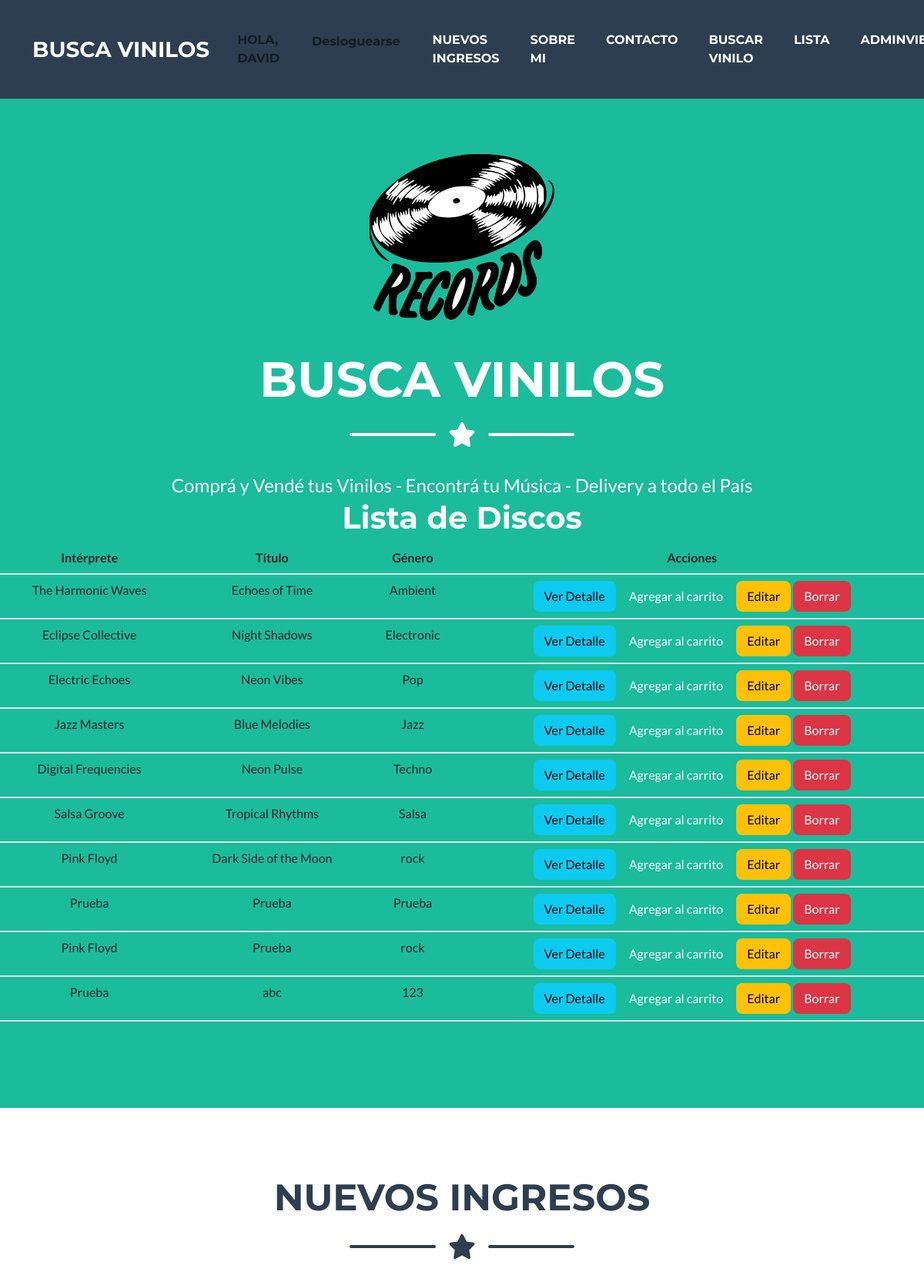
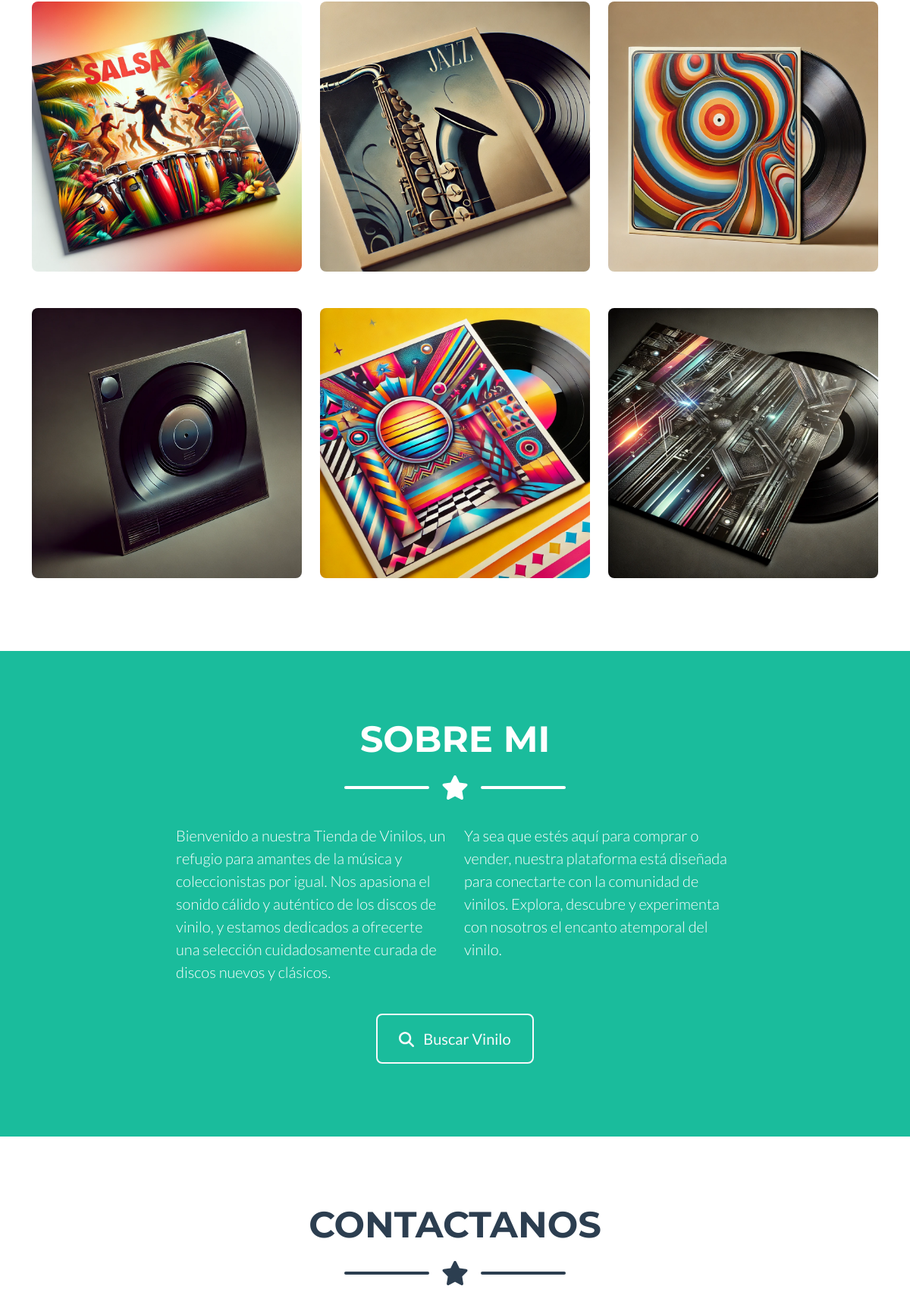
The page /lista/ (signed in, upper part) on the database its author committed (2 pictures, top to bottom).
### ProyectoFinal/models.py (models this page shows)
class Disco(models.Model):
    interprete = models.CharField(max_length=100)
    titulo = models.CharField(max_length=100)
    genero = models.CharField(max_length=50)
    año_lanzamiento = models.IntegerField(blank=True, null=True)
    descripcion = models.TextField(blank=True, null=True)
    imagen = models.ImageField(upload_to='discos/', null=True, blank=True)

### ProyectoFinal/views.py (the view)
# urls.py: path('lista/', ListaDiscosView.as_view(), name='lista'),
class ListaDiscosView(LoginRequiredMixin, ListView):
    model = Disco
    template_name = 'lista.html'
    context_object_name = 'discos'
    login_url = '/accounts/login/'

### ProyectoFinal/templates/lista.html (shortened to what this page needs)
{% extends "base.html" %}
{% load static %}
{% block content %}
<h1>Lista de Discos</h1>
<table class="table">
    <thead>
        <tr>
            <th>Intérprete</th>
            <th>Título</th>
            <th>Género</th>
            <th>Acciones</th>
        </tr>
    </thead>
    <tbody>
        {% for disco in discos %}
        <tr>
            <td>{{ disco.interprete }}</td>
            <td>{{ disco.titulo }}</td>
            <td>{{ disco.genero }}</td>
            <td>
                <a href="{% url 'disco_detalle' disco.pk %}" class="btn btn-info">Ver Detalle</a>
                <button class="btn btn-primary" onclick="agregarAlCarrito()">
                    Agregar al carrito
                </button>
                {% if user.is_authenticated and user.is_superuser %}
                <a href="{% url 'editar_disco' disco.id %}" class="btn btn-warning">Editar</a>
                <form action="{% url 'borrar_disco' disco.id %}" method="POST" style="display:inline;">
                    <button type="submit" class="btn btn-danger">Borrar</button>
                </form>
                {% endif %}
            </td>
        </tr>
        {% endfor %}
    </tbody>
</table>
{% endblock %}

### ProyectoFinal/templates/base.html (shortened to what this page needs)
{% load static %}
<!DOCTYPE html>
<html lang="en">
    <head>
        <link href="{% static 'ProyectoFinal/css/styles.css' %}" rel="stylesheet" />
    </head>
    <body id="page-top">
        <nav class="navbar navbar-expand-lg bg-secondary text-uppercase fixed-top" id="mainNav">
            <div class="container">
                <a class="navbar-brand" href="#page-top">BUSCA VINILOS</a>
                <div class="collapse navbar-collapse" id="navbarResponsive">
                    <ul class="navbar-nav ms-auto">
                        {% if user.is_authenticated %}
                            <li class="nav-item mx-0 mx-lg-1">
                                <span class="nav-link py-3 px-0 px-lg-3 rounded">Hola, {{ user.username }}</span>
                            </li>
                            <li class="nav-item mx-0 mx-lg-1">
                                <form id="logout-form" method="POST" action="{% url 'logout' %}">
                                    <button type="submit" class="btn btn-link nav-link py-3 px-0 px-lg-3 rounded">Desloguearse</button>
                                </form>
                            </li>
                        {% endif %}
                        <li class="nav-item mx-0 mx-lg-1"><a class="nav-link py-3 px-0 px-lg-3 rounded" href="#portfolio">NUEVOS INGRESOS</a></li>
                        <li class="nav-item mx-0 mx-lg-1"><a class="nav-link py-3 px-0 px-lg-3 rounded" href="#about">sobre MI</a></li>
                        <li class="nav-item mx-0 mx-lg-1"><a class="nav-link py-3 px-0 px-lg-3 rounded" href="#contact">Contacto</a></li>
                        <li class="nav-item mx-0 mx-lg-1">
                            <a class="nav-link py-3 px-0 px-lg-3 rounded" href="{% url 'buscar' %}">BUSCAR VINILO</a>
                        </li>
                        <li class="nav-item mx-0 mx-lg-1"><a class="nav-link py-3 px-0 px-lg-3 rounded" href="{% url 'lista' %}">LISTA</a></li>
                        {% if user.is_authenticated and user.is_superuser %}
                        <li class="nav-item mx-0 mx-lg-1"><a class="nav-link py-3 px-0 px-lg-3 rounded" href="{% url 'admin_view' %}">AdminView</a></li>
                        {% endif %}
                    </ul>
                </div>
            </div>
        </nav>
        <header class="masthead bg-primary text-white text-center">
            <div class="container d-flex align-items-center flex-column">
                <img class="masthead-avatar mb-5" src="{% static 'ProyectoFinal/assets/img/avataaars.png' %}" alt="vynil" />
                <h1 class="masthead-heading text-uppercase mb-0">busca vinilos</h1>
                <div class="divider-custom divider-light">
                    <div class="divider-custom-line"></div>
                    <div class="divider-custom-icon"><i class="fas fa-star"></i></div>
                    <div class="divider-custom-line"></div>
                </div>
                <p class="masthead-subheading font-weight-light mb-0">Comprá y Vendé tus Vinilos - Encontrá tu Música - Delivery a todo el País</p>
            </div>
            {% block content %}
            {% endblock content %}
        </header>
        <section class="page-section portfolio" id="portfolio">
            <div class="container">
                <h2 class="page-section-heading text-center text-uppercase text-secondary mb-0">NUEVOS INGRESOS</h2>
                <div class="divider-custom">
                    <div class="divider-custom-line"></div>
                    <div class="divider-custom-icon"><i class="fas fa-star"></i></div>
                    <div class="divider-custom-line"></div>
                </div>
                <div class="row justify-content-center">
                    <div class="col-md-6 col-lg-4 mb-5">
                        <div class="portfolio-item mx-auto" data-bs-toggle="modal" data-bs-target="#portfolioModal1">
                            <img class="img-fluid" src="{% static 'ProyectoFinal/assets/img/portfolio/cabin.png' %}" alt="cabin" />
                        </div>
                    </div>
                    <div class="col-md-6 col-lg-4 mb-5">
                        <div class="portfolio-item mx-auto" data-bs-toggle="modal" data-bs-target="#portfolioModal2">
                            <img class="img-fluid" src="{% static 'ProyectoFinal/assets/img/portfolio/cake.png' %}" alt="cake" />
                        </div>
                    </div>
                    <div class="col-md-6 col-lg-4 mb-5">
                        <div class="portfolio-item mx-auto" data-bs-toggle="modal" data-bs-target="#portfolioModal3">
                            <img class="img-fluid" src="{% static 'ProyectoFinal/assets/img/portfolio/circus.png' %}" alt="circus" />
                        </div>
                    </div>
                    <div class="col-md-6 col-lg-4 mb-5 mb-lg-0">
                        <div class="portfolio-item mx-auto" data-bs-toggle="modal" data-bs-target="#portfolioModal4">
                            <img class="img-fluid" src="{% static 'ProyectoFinal/assets/img/portfolio/game.png' %}" alt="game" />
                        </div>
                    </div>
                    <div class="col-md-6 col-lg-4 mb-5 mb-md-0">
                        <div class="portfolio-item mx-auto" data-bs-toggle="modal" data-bs-target="#portfolioModal5">
                            <img class="img-fluid" src="{% static 'ProyectoFinal/assets/img/portfolio/safe.png' %}" alt="safe" />
                        </div>
                    </div>
                    <div class="col-md-6 col-lg-4">
                        <div class="portfolio-item mx-auto" data-bs-toggle="modal" data-bs-target="#portfolioModal6">
                            <img class="img-fluid" src="{% static 'ProyectoFinal/assets/img/portfolio/submarine.png' %}" alt="submarine" />
                        </div>
                    </div>
                </div>
            </div>
        </section>
        <section class="page-section bg-primary text-white mb-0" id="about">
            <div class="container">
                <h2 class="page-section-heading text-center text-uppercase text-white">Sobre MI</h2>
                <div class="divider-custom divider-light">
                    <div class="divider-custom-line"></div>
                    <div class="divider-custom-icon"><i class="fas fa-star"></i></div>
                    <div class="divider-custom-line"></div>
                </div>
                <div class="row">
                    <div class="col-lg-4 ms-auto"><p class="lead">Bienvenido a nuestra Tienda de Vinilos, un refugio para amantes de la música y coleccionistas por igual. Nos apasiona el sonido cálido y auténtico de los discos de vinilo, y estamos dedicados a ofrecerte una selección cuidadosamente curada de discos nuevos y clásicos.</p></div>
                    <div class="col-lg-4 me-auto"><p class="lead">Ya sea que estés aquí para comprar o vender, nuestra plataforma está diseñada para conectarte con la comunidad de vinilos. Explora, descubre y experimenta con nosotros el encanto atemporal del vinilo.</p></div>
                </div>
                <div class="text-center mt-4">
                    <a class="btn btn-xl btn-outline-light" href="{% url 'buscar' %}">
                        <i class="fas fa-search me-2"></i>
                        Buscar Vinilo
                    </a>
                </div>
            </div>
        </section>
        <section class="page-section" id="contact">
            <div class="container">
                <h2 class="page-section-heading text-center text-uppercase text-secondary mb-0">Contactanos</h2>
                <div class="divider-custom">
                    <div class="divider-custom-line"></div>
                    <div class="divider-custom-icon"><i class="fas fa-star"></i></div>
                    <div class="divider-custom-line"></div>
                </div>
            </div>
        </section>
    </body>
</html>

### rows shown on the page
Disco: interprete "The Harmonic Waves", titulo "Echoes of Time", genero "Ambient"
Disco: interprete "Eclipse Collective", titulo "Night Shadows", genero "Electronic"
Disco: interprete "Electric Echoes", titulo "Neon Vibes", genero "Pop"
Disco: interprete "Jazz Masters", titulo "Blue Melodies", genero "Jazz"
Disco: interprete "Digital Frequencies", titulo "Neon Pulse", genero "Techno"
Disco: interprete "Salsa Groove", titulo "Tropical Rhythms", genero "Salsa"
Disco: interprete "Pink Floyd", titulo "Dark Side of the Moon", genero "rock"
Disco: interprete "Prueba", titulo "Prueba", genero "Prueba"
Disco: interprete "Pink Floyd", titulo "Prueba", genero "rock"
Disco: interprete "Prueba", titulo "abc", genero "123"

### other values the page prints
{{ user.username }} "DAVID"
